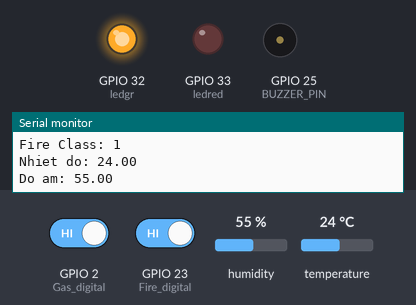
The sketch below on a simulated ESP32. Parts: output pins drawn as LEDs (lit = HIGH), buzzer (waves = sounding), the last lines printed to the serial monitor. Inputs (shaded band) come from the test bench; at power-on: GPIO 2 (Gas_digital) HIGH, GPIO 23 (Fire_digital) HIGH, humidity 55 %, temperature 24 °C. WiFi joins after 1.5 s; servers stay silent unless stated.

Above: at 4.2 s.
4.3 s: GPIO 2 (Gas_digital) driven LOW
At 4.66 s:
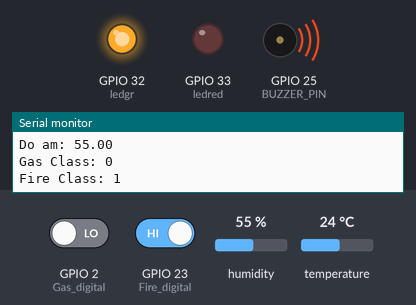
7.8 s: GPIO 2 (Gas_digital) driven HIGH
At 7.8 s:
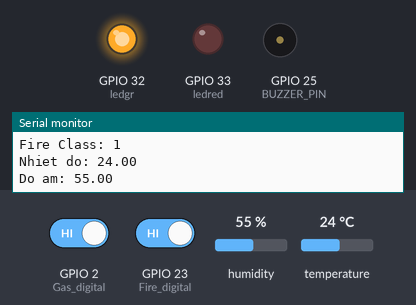
9.3 s: GPIO 23 (Fire_digital) driven LOW
At 11.44 s:
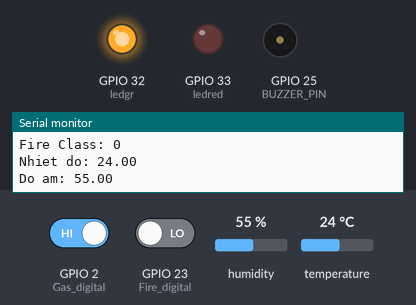
Timing chart, 0 to 18.8 s (numbered marks = the images above; inputs shaded):
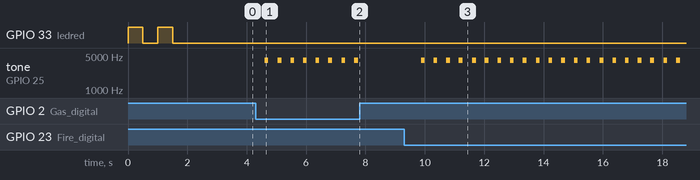

Measured:
- after the input at 4.3 s, tone on GPIO 25 (BUZZER_PIN): alternates 4058 Hz for 0.12 s and silent for 0.30 s, starting after 0.31 s
- after the input at 7.8 s, tone on GPIO 25 (BUZZER_PIN): stops changing and stays silent
- after the input at 9.3 s, tone on GPIO 25 (BUZZER_PIN): alternates 4058 Hz for 0.12 s and silent for 0.30 s, starting after 0.58 s

The sketch:

freertos.ino
```cpp
#include "main.h" // chuyển qua bên main.h để đổi
TaskHandle_t Task1;
TaskHandle_t Task2;

int i = 0;
unsigned long myTime;
//kiem tra ket noi
void wifi() {
  WiFi.begin(WIFI_SSID , WIFI_PASSWORD);

  while ( WiFi.status() != WL_CONNECTED ) {
    i++;
    //    delay(1000);
    //    Serial.println(i);
    digitalWrite(ledred, HIGH);
    delay ( 500 );
    digitalWrite(ledred, LOW);
    delay ( 500 );
    Serial.print ( "." );
    if (i == 10) {
      i = 0;
      break;

    }
  }


}

void setup() {
  Serial.begin(9600);
  myTime = millis();
  pinMode(ledgr, OUTPUT);
  pinMode(ledred, OUTPUT);

  dht.begin();

  wifi();
  //trang thai wifi
  if (WiFi.status() != WL_CONNECTED)
  {
    digitalWrite(ledred, HIGH);
    digitalWrite(ledgr, LOW);
  }

  else {
    digitalWrite(ledgr, HIGH);
    digitalWrite(ledred, LOW);
  }

  Firebase.begin(FIREBASE_HOST, FIREBASE_AUTH);
  //create a task that will be executed in the Task1code() function, with priority 1 and executed on core 0
  xTaskCreatePinnedToCore(
    Task1code,   /* Task function. */
    "Task1",     /* name of task. */
    10000,       /* Stack size of task */
    NULL,        /* parameter of the task */
    5,           /* priority of the task  độ ưu tiên*/
    &Task1,      /* Task handle to keep track of created task */
    0);          /* pin task to core 0 */

  delay(500);
  //create a task that will be executed in the Task2code() function, with priority 1 and executed on core 1
  xTaskCreatePinnedToCore(
    Task2code,   /* Task function. */
    "Task2",     /* name of task. */
    10000,       /* Stack size of task */
    NULL,        /* parameter of the task */
    2,           /* priority of the task */
    &Task2,      /* Task handle to keep track of created task */
    1);          /* pin task to core 1 */
  delay(500);
}

//Task1code: blinks an LED every 1000 ms
void Task1code( void * pvParameters ) {
  Serial.print("Task1 running on core ");
  Serial.println(xPortGetCoreID());

  for (;;) {


    int gas_digital = digitalRead(Gas_digital);
    Firebase.setInt(firebaseData, "Floors1/G", gas_digital);
    int fire_digital = digitalRead(Fire_digital);
    Firebase.setInt(firebaseData, "Floors1/F", fire_digital);
    float h = dht.readHumidity();
    float t = dht.readTemperature();
    Firebase.setFloat(firebaseData, "Floors1/T", t);
    Firebase.setFloat(firebaseData, "Floors1/H", h);
    // neu nhu k co ket noi wifi thì kiem tra lại

    if (WiFi.status() != WL_CONNECTED) {

      digitalWrite(ledred, HIGH);
      digitalWrite(ledgr, LOW);
      wifi();
    }
    else {
      digitalWrite(ledgr, HIGH);
      digitalWrite(ledred, LOW);
    }


  }


}


//Task2code: blinks an LED every 700 ms
void Task2code( void * pvParameters ) {
  Serial.print("Task2 running on core ");
  Serial.println(xPortGetCoreID());

  for (;;) {
    float h = dht.readHumidity();
    float t = dht.readTemperature();
    Serial.print("Nhiet do: ");
    Serial.println(t);
    Serial.print("Do am: ");
    Serial.println(h);


    int fire_digital = digitalRead(Fire_digital);
    Firebase.setInt(firebaseData, "Floors1/F", fire_digital);
    int gas_digital = digitalRead(Gas_digital);
    Firebase.setInt(firebaseData, "Floors1/G", gas_digital);
    // Serial.print("Khi gas: ");
    // Serial.println(gas);
    Serial.print("Gas Class: ");
    Serial.print(gas_digital);
    Serial.println("");
    Serial.print("Fire Class: ");
    Serial.print(fire_digital);
    Serial.println("");

    if (gas_digital == 0 || fire_digital == 0)

    {

      buzzer();

    }


  }


}

void loop() {


}
```

main.h
```cpp
#include <Tone32.h>
#include<WiFi.h>
#include <WiFiUdp.h>
#include <FirebaseESP32.h>


#include <Wire.h>
#define FIREBASE_HOST "vann-53570.firebaseio.com" // ten host cua firebase
#define FIREBASE_AUTH "LC6fDYVqNO7VVBfoymADdWtLZVl6jr6WVJxhONrF" // ma dôi cái này nữa
#define WIFI_SSID "joy" //cái này nữa
#define WIFI_PASSWORD "12345678"// đây nữa
FirebaseData firebaseData; // firebase datb

//timer


//buzzer
#define BUZZER_PIN 25
#define BUZZER_CHANNEL 0
// Khai bao chan
// khai bao chan cam bien
int Gas_analog = 15;
int Gas_digital = 2;
int Fire_analog = 4;
int Fire_digital = 23;
//Khai bao ngoai vi
int ledred = 33;
int ledgr = 32;

 //dth11
 #include<DHT.h>
 #define DHTPIN 5
 #define DHTTYPE DHT11   // DHT 11
DHT dht(DHTPIN, DHTTYPE);

//#include <dht_nonblocking.h>

//#define DHT_SENSOR_TYPE DHT_TYPE_11
//static const int DHT_SENSOR_PIN = 5;
//
//DHT_nonblocking dht_sensor( DHT_SENSOR_PIN, DHT_SENSOR_TYPE );

void buzzer(){
     tone(BUZZER_PIN,4058,125,0);
    // tone(BUZZER_PIN,4058,250,0);
//     tone(BUZZER_PIN,4058,125,0);
//     tone(BUZZER_PIN,4058,125,0);
//     tone(BUZZER_PIN,4058,250,0);
//     tone(BUZZER_PIN,4058,125,0);
//     tone(BUZZER_PIN,4058,125,0);
//     tone(BUZZER_PIN,4058,250,0);
//     tone(BUZZER_PIN,4058,125,0);
//     tone(BUZZER_PIN,4058,125,0);
//     tone(BUZZER_PIN,4058,250,0);
//     tone(BUZZER_PIN,4058,125,0);
//     tone(BUZZER_PIN,4058,125,0);
//     tone(BUZZER_PIN,4058,250,0);
//     tone(BUZZER_PIN,4058,125,0);
//     tone(BUZZER_PIN,4058,125,0);
//     tone(BUZZER_PIN,4058,250,0);
//     tone(BUZZER_PIN,4058,125,0);
//     tone(BUZZER_PIN,4058,125,0);
//     tone(BUZZER_PIN,4058,250,0);
//     tone(BUZZER_PIN,4058,125,0);
//     tone(BUZZER_PIN,4058,125,0);
//     tone(BUZZER_PIN,4058,250,0);
//     tone(BUZZER_PIN,4058,125,0);
    }
```
